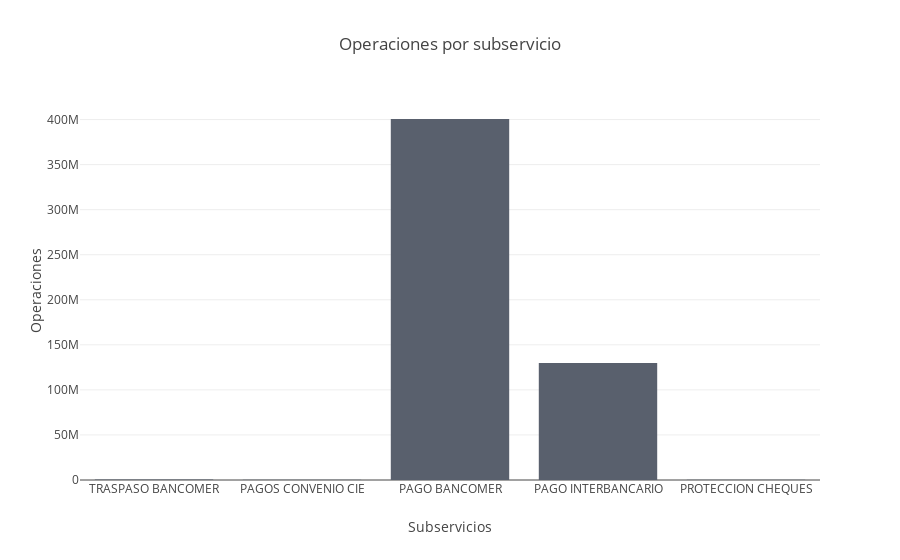

Here is the notebook cell this chart was saved with:
### Code cell
trace2 = go.Bar(x=df.SUBSERVICIO,
                y=df.NUMERO_OPERACIONES,
                name='Operaciones',
                marker=dict(color='#59606D'))

data2 = [trace2]

layout2 = go.Layout(title="Operaciones por subservicio",
                    xaxis=dict(title='Subservicios'),
                    yaxis=dict(title='Operaciones'))

fig2 = go.Figure(data=data2, layout=layout2)

py.iplot(fig2, filename='jupyter/styled_bar')

### Figure 1 — Plotly figure (JSON) as saved in the notebook; plotly's stock layout.template omitted (floating-point values rounded to 4 significant figures)
{"data": [{"marker": {"color": "#59606D"}, "name": "Operaciones", "type": "bar", "x": ["TRASPASO BANCOMER", "PAGOS CONVENIO CIE", "PAGO BANCOMER", "PAGO INTERBANCARIO", "PROTECCION CHEQUES"], "y": [518859, 329400, 400588965, 129873472, 206199]}], "layout": {"title": "Operaciones por subservicio", "xaxis": {"title": "Subservicios"}, "yaxis": {"title": "Operaciones"}}}
